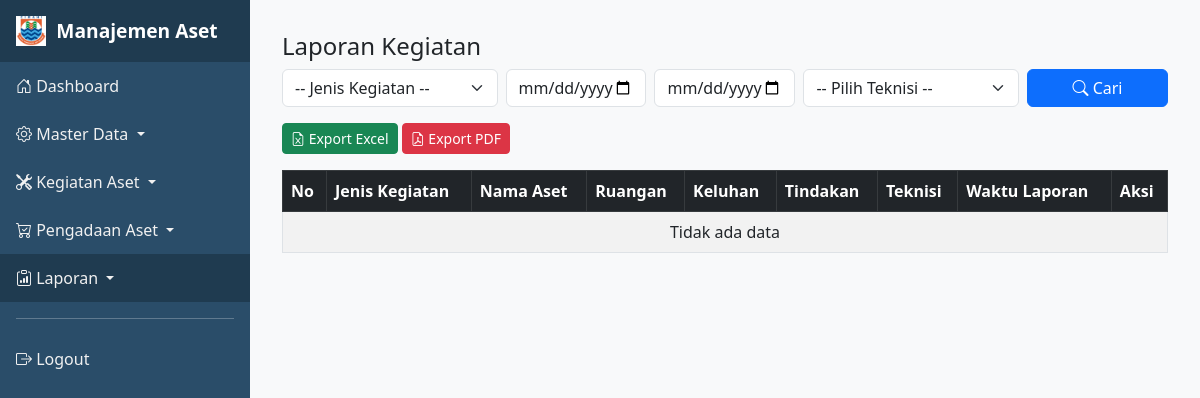
Before: /index.php?page=laporan_kegiatan (signed in) with the older database file.
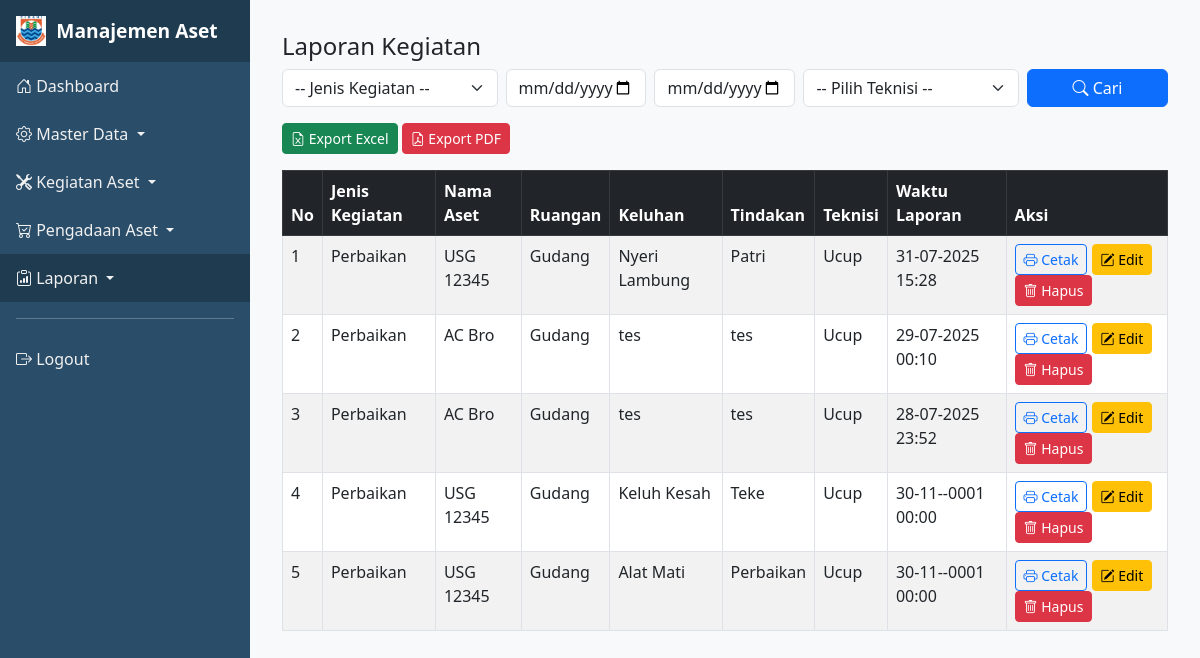
After: the same page with the newer database file.
### tables this page shows
CREATE TABLE `kegiatan` (
  `id_kegiatan` int(11) NOT NULL,
  `id_aset` int(11) DEFAULT NULL,
  `id_teknisi` int(11) DEFAULT NULL,
  `id_asisten` int(11) DEFAULT NULL,
  `jenis_kegiatan` enum('Perbaikan','Pemeliharaan') DEFAULT NULL,
  `uraian` text DEFAULT NULL,
  `tanggal_kegiatan` datetime DEFAULT NULL,
  `keluhan` varchar(255) DEFAULT NULL,
  `tindakan` varchar(255) DEFAULT NULL,
  `kesimpulan` varchar(255) DEFAULT NULL,
  `id_user_ruangan` varchar(255) DEFAULT NULL,
  `id_kepala_ipsrs` varchar(255) DEFAULT NULL,
  `waktu_respon` datetime(6) DEFAULT NULL,
  `image` varchar(255) DEFAULT NULL,
  `waktu_laporan` datetime(6) DEFAULT NULL,
  `nomor_lk` varchar(255) DEFAULT NULL,
  `tanda_tangan_teknisi` text DEFAULT NULL,
  `tanda_tangan_asisten` text DEFAULT NULL,
  `tanda_tangan_kepala_ruangan` text DEFAULT NULL,
  `tanda_tangan_kepala_instalasi` text DEFAULT NULL,
  `waktu_selesai` datetime(6) DEFAULT NULL,
  `biaya_perawatan` int(255) DEFAULT NULL
);

CREATE TABLE `aset` (
  `id_aset` int(11) NOT NULL,
  `kode_aset` varchar(50) NOT NULL,
  `nama_aset` varchar(100) NOT NULL,
  `jenis_aset` enum('Medis','Non Medis') NOT NULL,
  `merek` varchar(100) DEFAULT NULL,
  `tipe` varchar(100) DEFAULT NULL,
  `id_ruangan` int(11) NOT NULL,
  `tanggal_perolehan` date NOT NULL,
  `nilai_perolehan` decimal(15,2) NOT NULL,
  `umur_ekonomis` tinyint(4) NOT NULL COMMENT 'Dalam tahun',
  `kondisi_alat` enum('aktif','tidak aktif','rusak','diperbaiki') DEFAULT 'aktif',
  `kepemilikan` enum('RSUD Cibabat','KSO') DEFAULT NULL,
  `status_penyusutan` enum('belum dihitung','dihitung') DEFAULT 'belum dihitung',
  `nomor_seri` varchar(255) DEFAULT NULL,
  `image` varchar(255) DEFAULT NULL,
  `stok` decimal(30,0) DEFAULT NULL,
  `jumlah_nilai_perolehan` decimal(30,0) DEFAULT NULL,
  `id_jenis_aset` int(11) DEFAULT NULL,
  `spo` varchar(255) DEFAULT NULL,
  `model` varchar(255) DEFAULT NULL,
  `jenis_anggaran` enum('BTT','BLUD') DEFAULT NULL,
  `kalibrasi` date DEFAULT NULL,
  `perusahaan` varchar(255) DEFAULT NULL,
  `kartu_kuning` enum('Ada','Tidak Ada') DEFAULT NULL,
  `akl` varchar(255) DEFAULT NULL
);

CREATE TABLE `ruangan` (
  `id_ruangan` int(11) NOT NULL,
  `id_gedung` int(11) NOT NULL,
  `nama_ruangan` varchar(100) NOT NULL,
  `keterangan` varchar(100) DEFAULT NULL
);

CREATE TABLE `teknisi` (
  `id_teknisi` int(11) NOT NULL,
  `id_user` int(11) DEFAULT NULL,
  `nama_teknisi` varchar(100) DEFAULT NULL,
  `nip` varchar(50) DEFAULT NULL
);

### pages/laporan_kegiatan.php (the view, shortened to what this page needs)
<?php
require_once __DIR__ . '/../includes/db.php';
$jenis_kegiatan = $_GET['jenis_kegiatan'] ?? '';
$tanggal_dari   = $_GET['tanggal_dari'] ?? '';
$tanggal_sampai = $_GET['tanggal_sampai'] ?? '';
$id_teknisi     = $_GET['id_teknisi'] ?? '';
$sql = "SELECT k.*, t.nama_teknisi, a.nama_aset, r.nama_ruangan
        FROM kegiatan k
        LEFT JOIN teknisi t ON k.id_teknisi = t.id_teknisi
        LEFT JOIN aset a ON k.id_aset = a.id_aset
        LEFT JOIN ruangan r ON a.id_ruangan = r.id_ruangan
        WHERE 1=1";
$sql .= " ORDER BY k.waktu_laporan DESC";
$stmt = $conn->prepare($sql);
$stmt->execute();
$result = $stmt->get_result();
?>
<h4>Laporan Kegiatan</h4>
<form method="GET" class="row g-2 mb-3">
    <div class="col-md-3">
        <select name="jenis_kegiatan" class="form-select">
            <option value="">-- Jenis Kegiatan --</option>
        </select>
    </div>
    <div class="col-md-2">
        <input type="date" name="tanggal_dari" class="form-control" value="<?= htmlspecialchars($tanggal_dari) ?>" placeholder="Dari Tanggal">
    </div>
    <div class="col-md-2">
        <input type="date" name="tanggal_sampai" class="form-control" value="<?= htmlspecialchars($tanggal_sampai) ?>" placeholder="Sampai Tanggal">
    </div>
    <div class="col-md-3">
        <select name="id_teknisi" class="form-select">
            <option value="">-- Pilih Teknisi --</option>
        </select>
    </div>
    <div class="col-md-2">
        <button type="submit" class="btn btn-primary w-100"><i class="bi bi-search"></i> Cari</button>
    </div>
</form>
<div class="mb-3">
    <a href="export/export_kegiatan_excel.php?jenis_kegiatan=<?= urlencode($jenis_kegiatan) ?>&tanggal_dari=<?= urlencode($tanggal_dari) ?>&tanggal_sampai=<?= urlencode($tanggal_sampai) ?>&id_teknisi=<?= urlencode($id_teknisi) ?>"
       class="btn btn-success btn-sm"><i class="bi bi-file-earmark-excel"></i> Export Excel</a>
    <a href="export/export_kegiatan_pdf.php?jenis_kegiatan=<?= urlencode($jenis_kegiatan) ?>&tanggal_dari=<?= urlencode($tanggal_dari) ?>&tanggal_sampai=<?= urlencode($tanggal_sampai) ?>&id_teknisi=<?= urlencode($id_teknisi) ?>"
       class="btn btn-danger btn-sm"><i class="bi bi-file-earmark-pdf"></i> Export PDF</a>
</div>
<table class="table table-bordered table-striped">
    <thead class="table-dark">
        <tr>
            <th>No</th>
            <th>Jenis Kegiatan</th>
            <th>Nama Aset</th>
            <th>Ruangan</th>
            <th>Keluhan</th>
            <th>Tindakan</th>
            <th>Teknisi</th>
            <th>Waktu Laporan</th>
            <th>Aksi</th>
        </tr>
    </thead>
    <tbody>
        <?php if ($result->num_rows > 0): ?>
            <?php $no = 1; while ($row = $result->fetch_assoc()): ?>
            <tr>
                <td><?= $no++ ?></td>
                <td><?= htmlspecialchars($row['jenis_kegiatan']) ?></td>
                <td><?= htmlspecialchars($row['nama_aset']) ?></td>
                <td><?= htmlspecialchars($row['nama_ruangan']) ?></td>
                <td><?= htmlspecialchars($row['keluhan']) ?></td>
                <td><?= htmlspecialchars($row['tindakan']) ?></td>
                <td><?= htmlspecialchars($row['nama_teknisi']) ?></td>
                <td><?= date('d-m-Y H:i', strtotime($row['waktu_laporan'])) ?></td>
                <td>
    <a href="index.php?page=cetak_kegiatan&id_kegiatan=<?= (int)$row['id_kegiatan'] ?>"
       target="_blank"
       class="btn btn-sm btn-outline-primary">
        <i class="bi bi-printer"></i> Cetak
    </a>
    <a href="index.php?page=edit_kegiatan&id_kegiatan=<?= (int)$row['id_kegiatan'] ?>"
       class="btn btn-sm btn-warning">
        <i class="bi bi-pencil-square"></i> Edit
    </a>
    <a href="pages/hapus_kegiatan.php?id_kegiatan=<?= (int)$row['id_kegiatan'] ?>"
       class="btn btn-sm btn-danger"
       onclick="return confirm('Yakin ingin menghapus kegiatan ini?')">
        <i class="bi bi-trash"></i> Hapus
    </a>
</td>
            </tr>
            <?php endwhile; ?>
        <?php else: ?>
            <tr>
                <td colspan="9" class="text-center">Tidak ada data</td>
            </tr>
        <?php endif; ?>
    </tbody>
</table>

Changed rows visible on the page:
added kegiatan: jenis_kegiatan "Perbaikan", id_aset.nama_aset "USG 12345", ruangan.nama_ruangan "Gudang", keluhan "Nyeri Lambung", tindakan "Patri", id_teknisi.nama_teknisi "Ucup", waktu_laporan "31-07-2025 15:28"
added kegiatan: jenis_kegiatan "Perbaikan", id_aset.nama_aset "AC Bro", ruangan.nama_ruangan "Gudang", keluhan "tes", tindakan "tes", id_teknisi.nama_teknisi "Ucup", waktu_laporan "29-07-2025 00:10"
added kegiatan: jenis_kegiatan "Perbaikan", id_aset.nama_aset "AC Bro", ruangan.nama_ruangan "Gudang", keluhan "tes", tindakan "tes", id_teknisi.nama_teknisi "Ucup", waktu_laporan "28-07-2025 23:52"
added kegiatan: jenis_kegiatan "Perbaikan", id_aset.nama_aset "USG 12345", ruangan.nama_ruangan "Gudang", keluhan "Keluh Kesah", tindakan "Teke", id_teknisi.nama_teknisi "Ucup", waktu_laporan "30-11--0001 00:00"
added kegiatan: jenis_kegiatan "Perbaikan", id_aset.nama_aset "USG 12345", ruangan.nama_ruangan "Gudang", keluhan "Alat Mati", tindakan "Perbaikan", id_teknisi.nama_teknisi "Ucup", waktu_laporan "30-11--0001 00:00"
Other visible differences:
text no longer shown: "Tidak ada data"
